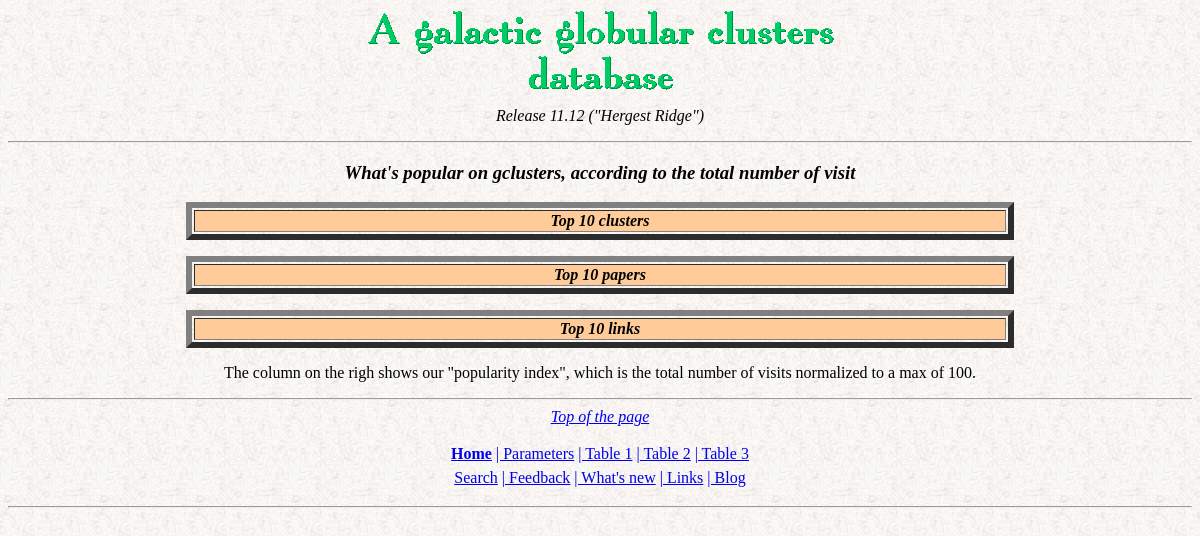
Page /top10.php on the earlier database version.
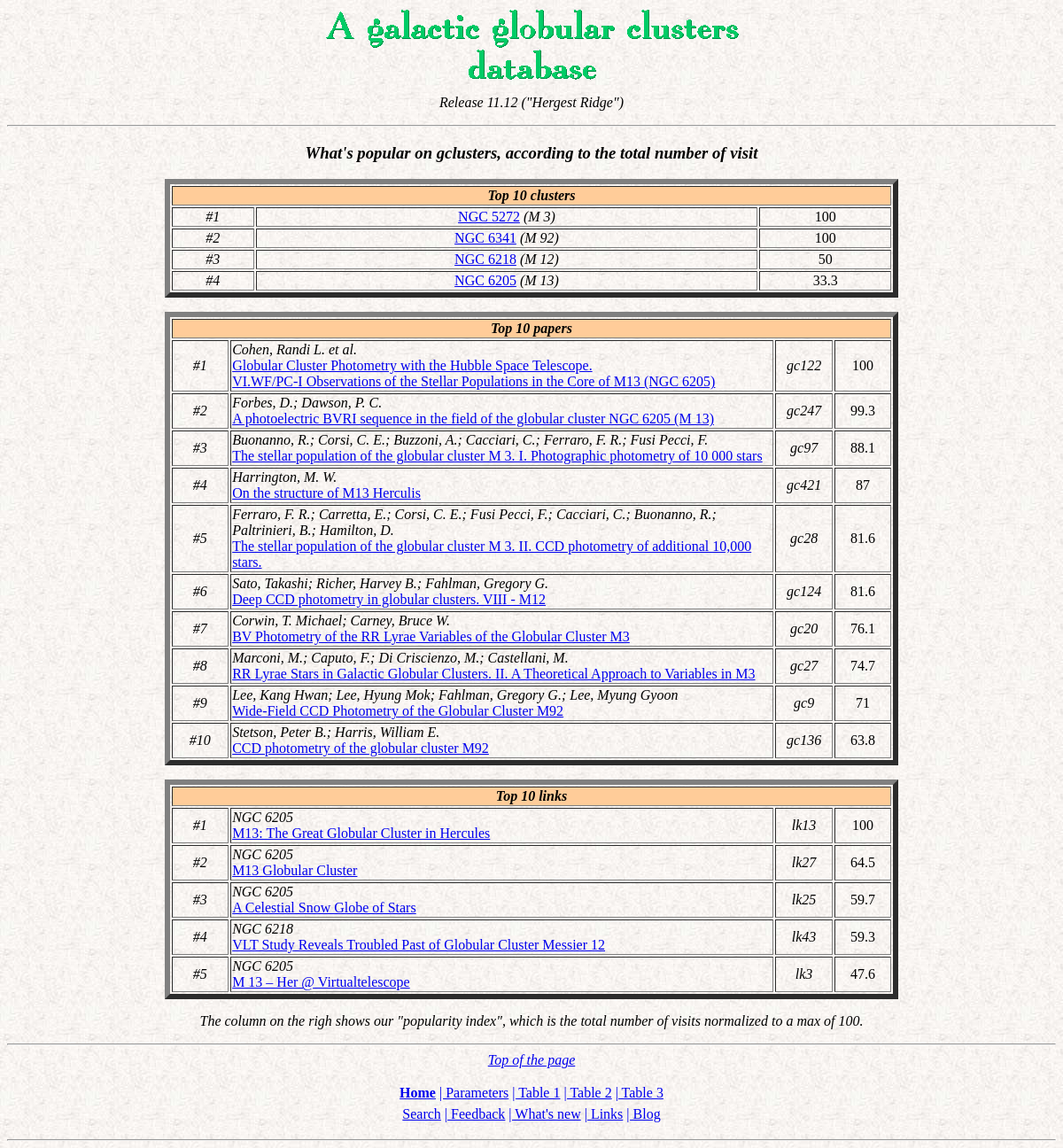
Same page on the later database version.
### tables this page shows
CREATE TABLE `accesscount` (
  `ID` varchar(14) NOT NULL DEFAULT '',
  `Name` varchar(14) DEFAULT NULL,
  `n_vis` smallint(6) NOT NULL DEFAULT '0',
  `updated` date NOT NULL DEFAULT '0000-00-00',
  `var_count` smallint(6) NOT NULL DEFAULT '0'
);

CREATE TABLE `biblioclusters` (
  `authors` tinytext NOT NULL,
  `title` tinytext NOT NULL,
  `journal` tinytext NOT NULL,
  `adslink` tinytext,
  `ID` int(4) NOT NULL DEFAULT '0',
  `mdate` timestamp NOT NULL DEFAULT '0000-00-00 00:00:00',
  `annoarti` smallint(4) NOT NULL DEFAULT '0',
  `cmdiagrams` tinytext NOT NULL,
  `biblio_date` date NOT NULL DEFAULT '0000-00-00',
  `linkima` tinytext,
  `otherlink` mediumtext,
  `jf_link` tinytext,
  `abstract` text,
  `numvis` int(11) NOT NULL DEFAULT '0'
);

CREATE TABLE `linkspage` (
  `ID` varchar(20) NOT NULL DEFAULT '',
  `linkname` tinytext NOT NULL,
  `ldescr` mediumtext,
  `linkaddr` varchar(200) NOT NULL,
  `linkimage` varchar(200) DEFAULT NULL,
  `linkdate` date DEFAULT NULL,
  `num` smallint(6) NOT NULL,
  `cache` varchar(80) DEFAULT NULL,
  `numvis` int(11) NOT NULL DEFAULT '0',
  `credits` tinytext NOT NULL
);

### top10.php (the view, shortened to what this page needs)
<html>
<head><title>GGCs database: "gclusters :: Our Top Ten"</title></head>
<body background="backgr2.jpg" vlink="#3333CC">
<?php include 'inte2.php'?>
<center>
<h3><i>
What's popular on gclusters, according to the total number of visit</i></h3>
<p>
<?php
$querylink2 = "SELECT * FROM accesscount ORDER BY n_vis DESC LIMIT 10";
$res_visited = mysql_query($querylink2) or die("Query failed");
$query_paper = "SELECT * FROM biblioclusters ORDER BY numvis DESC LIMIT 10";
$res_paper = mysql_query($query_paper) or die("Query failed");
$query_link = "SELECT * FROM linkspage ORDER BY numvis DESC LIMIT 10";
$res_link = mysql_query($query_link) or die("Query failed");
?>
    <table border=6 width=70%><tr>
    <td bgcolor="#FFCC99" align="center" width=100% colspan="3"><i><b>
    Top 10 clusters</b>
    </td></tr>
        <?
        $nvisited=1;
        while ($l_visited = mysql_fetch_array($res_visited)){
            echo '<tr><td align=center><i>';
            echo '#'.$nvisited;
            echo '</i></td>';
            echo '<td width=70%><center>';
            print "<a href=\"cluster_4.php?ggc=".urlencode($l_visited[0])."\">".$l_visited[0]."</a>";
            if ($l_visited[1])
            {
                echo '<i> (';
                echo $l_visited[1];
                echo ')</i> ';
            }
            echo '<i><td align=center> ';
            if($nvisited==1) $maxvis=$l_visited[2];
            echo round($l_visited[2]/$maxvis*100,1);
            print "</td></tr>\n";
            $nvisited++;
        }
        ?>
        </table>
<p>
<table border=6 width=70%><tr>
<td bgcolor="#FFCC99" align="center" width=100% colspan="4"><i><b>
Top 10 papers</b>
</td></tr>
<?
$nvisited=1;
while ($l_visited = mysql_fetch_array($res_paper)){
echo '<tr><td width="8%" align=center><i>';
echo '#'.$nvisited;
echo '</i></td>';
echo "<td><i>$l_visited[0]</i><br>";
print "<a href=\"article.php?idart=".$l_visited[4]."\">".$l_visited[1]."</a>
</td>";
echo "<td width=\"8%\" align=\"center\"><i>gc$l_visited[4]</i></td>";
if($nvisited==1) $maxvis=$l_visited[13];
echo '<i><td width="8%" align=center> ';
echo round($l_visited[13]/$maxvis*100,1);
print "</td></tr>\n";
$nvisited++;
}
?>
</table>
    <p>
    <table border=6 width=70%><tr>
    <td bgcolor="#FFCC99" align="center" width=100% colspan="4"><i><b>
    Top 10 links</b>
    </td></tr>
<?php
        $llvisited=1;
        while ($li_visited = mysql_fetch_array($res_link)){
        echo '<tr><td width="8%" align=center><i>';
        echo '#'.$llvisited;
        echo '</i></td>';
        echo "<td><i>$li_visited[0]</i><br>";
        print "<a href=\"singlelink.php?idart=" . $li_visited[6]. "\">" . $li_visited[1] . "</a>
        </td>";
         echo "<td width=\"8%\" align=\"center\"><i>lk$li_visited[6]</i></td>";
         echo '<i><td width="8%" align=center> ';
         if($llvisited==1) $maxvis=$li_visited[8];
         echo round($li_visited[8]/$maxvis*100,1);
         print "</td></tr>\n";
         $llvisited++;
        }
?>
    </table>
<p>
The column on the righ shows our "popularity index", which is the total number of visits normalized to a max of 100.
</p>
</body>
</html>

Differences in the rows shown:
added accesscount: ID "NGC 5272", Name "M 3", $l_visited[2]/$maxvis*100 "100"
added accesscount: ID "NGC 6341", Name "M 92", maxvis "100"
added accesscount: ID "NGC 6218", Name "M 12", maxvis "50"
added accesscount: ID "NGC 6205", Name "M 13", maxvis "33.3"
added biblioclusters: authors "Cohen, Randi L. et al.", title "Globular Cluster Photometry with the Hubble Space Telescope. VI.WF/PC-I Observations of the Stellar Populations in the Core of M13 (NGC 6205)", ID "122", $l_visited[13]/$maxvis*100 "100"
added biblioclusters: authors "Forbes, D.; Dawson, P. C.", title "A photoelectric BVRI sequence in the field of the globular cluster NGC 6205 (M 13)", ID "247", maxvis "99.3"
added biblioclusters: authors "Buonanno, R.; Corsi, C. E.; Buzzoni, A.; Cacciari, C.; Ferraro, F. R.; Fusi Pecci, F.", title "The stellar population of the globular cluster M 3. I. Photographic photometry of 10 000 stars", ID "97", maxvis "88.1"
added biblioclusters: authors "Harrington, M. W.", title "On the structure of M13 Herculis", ID "421", maxvis "87"
added biblioclusters: authors "Ferraro, F. R.; Carretta, E.; Corsi, C. E.; Fusi Pecci, F.; Cacciari, C.; Buonanno, R.; Paltrinieri, B.; Hamilton, D.", title "The stellar population of the globular cluster M 3. II. CCD photometry of additional 10,000 stars.", ID "28", maxvis "81.6"
added biblioclusters: authors "Sato, Takashi; Richer, Harvey B.; Fahlman, Gregory G.", title "Deep CCD photometry in globular clusters. VIII - M12", ID "124", maxvis "81.6"
added biblioclusters: authors "Corwin, T. Michael; Carney, Bruce W.", title "BV Photometry of the RR Lyrae Variables of the Globular Cluster M3", ID "20", maxvis "76.1"
added biblioclusters: authors "Marconi, M.; Caputo, F.; Di Criscienzo, M.; Castellani, M.", title "RR Lyrae Stars in Galactic Globular Clusters. II. A Theoretical Approach to Variables in M3", ID "27", maxvis "74.7"
added biblioclusters: authors "Lee, Kang Hwan; Lee, Hyung Mok; Fahlman, Gregory G.; Lee, Myung Gyoon", title "Wide-Field CCD Photometry of the Globular Cluster M92", ID "9", maxvis "71"
added biblioclusters: authors "Stetson, Peter B.; Harris, William E.", title "CCD photometry of the globular cluster M92", ID "136", maxvis "63.8"
added linkspage: ID "NGC 6205", linkname "M13: The Great Globular Cluster in Hercules", num "13", $li_visited[8]/$maxvis*100 "100"
added linkspage: ID "NGC 6205", linkname "M13 Globular Cluster", num "27", maxvis "64.5"
added linkspage: ID "NGC 6205", linkname "A Celestial Snow Globe of Stars", num "25", maxvis "59.7"
added linkspage: ID "NGC 6218", linkname "VLT Study Reveals Troubled Past of Globular Cluster Messier 12", num "43", maxvis "59.3"
added linkspage: ID "NGC 6205", linkname "M 13 – Her @ Virtualtelescope", num "3", maxvis "47.6"
